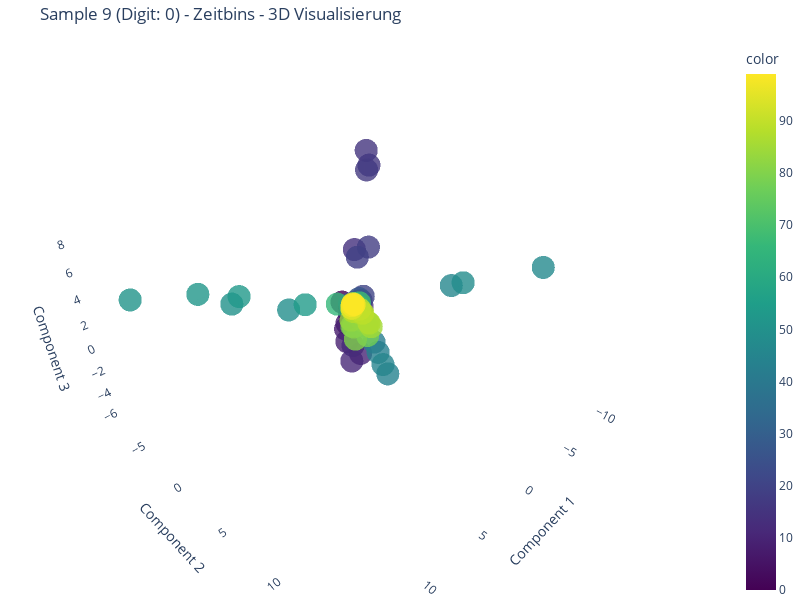
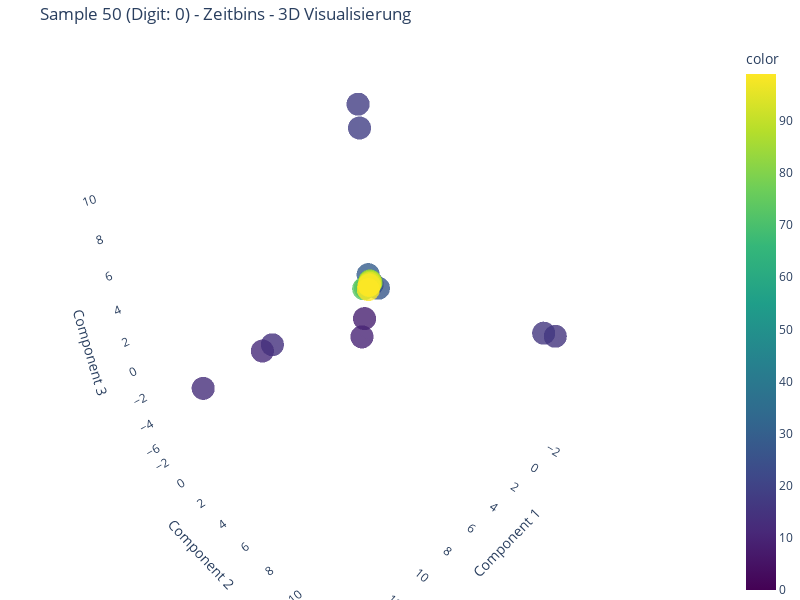

Notebook cell for these charts, in order:
### Code cell
# Flexible Zeitbin-Analyse für einzelne Samples
def analyze_single_sample_timebins(sample_idx, n_components=3, n_neighbors=5):
    """
    Analysiert die Zeitbins eines einzelnen Samples mit flexibler Konfiguration
    """
    print(f"🔍 Analysiere Sample {sample_idx}:")
    
    # Sample laden
    events, label = dataset[sample_idx]
    sample_frames = trans(events)
    
    # Frame-Analyse
    n_time_bins, features_per_timebin, total_features = analyze_frames_shape(sample_frames)
    
    # Zeitbins flatten: Jeder Zeitbin wird zu einem Feature-Vektor
    timebins_flattened = sample_frames.reshape(sample_frames.shape[0], -1)
    print(f"📊 Zeitbins shape: {timebins_flattened.shape}")
    
    # Robuste Parameter-Anpassung
    max_neighbors = min(n_neighbors, n_time_bins - 1)
    max_components = min(n_components, n_time_bins - 1)
    
    print(f"🔧 Angepasste Parameter: n_neighbors={max_neighbors}, n_components={max_components}")
    
    # Isomap auf die Zeitbins anwenden
    try:
        isomap_timebins = Isomap(n_components=max_components, n_neighbors=max_neighbors)
        X_timebins_result = isomap_timebins.fit_transform(timebins_flattened)
        print(f"✅ Isomap result: {X_timebins_result.shape}")
    except Exception as e:
        print(f"❌ Fehler bei Isomap: {e}")
        print("🔄 Verwende PCA als Fallback...")
        from sklearn.decomposition import PCA
        pca = PCA(n_components=max_components)
        X_timebins_result = pca.fit_transform(timebins_flattened)
        print(f"✅ PCA result: {X_timebins_result.shape}")
    
    # Sample-Info für Visualisierung
    sample_info = [(i, i) for i in range(n_time_bins)]  # (timebin_idx, timebin_idx)
    
    # Visualisierung
    create_flexible_3d_plot(
        X_timebins_result, 
        sample_info, 
        f"Sample {sample_idx} (Digit: {label}) - Zeitbins", 
        n_components
    )
    
    print(f"📊 Jetzt siehst du die {n_time_bins} Zeitbins als {n_time_bins} Punkte!")
    print(f"📊 Jeder Punkt repräsentiert einen Zeitbin (0-{n_time_bins-1})")
    print(f"📊 Die Farbe zeigt die zeitliche Reihenfolge der Zeitbins")
    
    return X_timebins_result, sample_info

# Test mit verschiedenen Samples
print("🧪 Test 1: Sample 9")
result1, info1 = analyze_single_sample_timebins(9, n_components=3, n_neighbors=5)

print("\n🧪 Test 2: Sample 50")
result2, info2 = analyze_single_sample_timebins(50, n_components=3, n_neighbors=5)

### Figure 1 — Plotly figure (JSON) as saved in the notebook; plotly's stock layout.template omitted (floating-point values rounded to 4 significant figures)
{"data": [{"hovertemplate": "Component 1=%{x}<br>Component 2=%{y}<br>Component 3=%{z}<br>color=%{marker.color}<extra></extra>", "legendgroup": "", "marker": {"color": [0, 1, 2, 3, 4, 5, 6, 7, 8, 9, 10, 11, 12, 13, 14, 15, 16, 17, 18, 19, 20, 21, 22, 23, 24, 25, 26, 27, 28, 29, 30, 31, 32, 33, 34, 35, 36, 37, 38, 39, 40, 41, 42, 43, 44, 45, 46, 47, 48, 49, 50, 51, 52, 53, 54, 55, 56, 57, 58, 59, 60, 61, 62, 63, 64, 65, 66, 67, 68, 69, 70, 71, 72, 73, 74, 75, 76, 77, 78, 79, 80, 81, 82, 83, 84, 85, 86, 87, 88, 89, 90, 91, 92, 93, 94, 95, 96, 97, 98, 99], "coloraxis": "coloraxis", "opacity": 0.8, "symbol": "circle"}, "mode": "markers", "name": "", "scene": "scene", "showlegend": false, "type": "scatter3d", "x": [0.829, 0.07627, 0.0873, 0.174, 0.2019, 0.3257, 0.4387, 0.72, 0.8971, 0.9004, -0.3696, -0.2493, -1.4, -4.118, -4.677, -9.402, -7.743, -7.332, -3.586, -2.328, -1.166, -0.8538, -0.3671, 0.04751, 0.2555, 0.01806, 0.06052, -0.3731, 0.02984, -0.2171, 0.02345, 0.07977, 0.1457, 0.1422, 0.1265, 0.1194, 0.1265, 0.1114, 0.1437, 0.1355, 0.03618, -0.004647, -1.014, -1.195, -1.677, -1.45, 0.2059, -0.578, 0.1716, 4.5, 8.009, 13.94, 9.815, 7.416, 3.259, -0.472, 0.1869, -0.4002, -0.3694, -0.3782, -0.3335, -0.3224, 0.1006, 0.06888, 0.08374, 0.1036, 1.589, -0.2757, -0.3003, -0.01766, 0.1066, 0.02377, 0.06739, 0.09355, -0.2026, 0.06196, 0.07187, -0.6233, -0.5796, 0.4244, 0.3646, 0.346, -0.4283, 0.3959, -0.8004, -0.9589, -0.4547, -0.8565, 0.1184, -0.5358, -0.3908, 0.1702, 0.1724, 0.1683, 0.1556, 0.1016, 0.1079, 0.1165, 0.05707, -0.02457], "y": [-0.2703, 0.05111, 0.04652, 0.01534, 0.02633, -0.005242, 0.09648, 0.09939, 0.1332, 0.2534, 0.4246, -0.4307, -1.469, -3.129, -4.585, -7.948, -6.003, -5.863, -1.938, -1.867, -0.08081, 0.001797, 0.3166, 0.05853, -0.08156, 0.04171, 0.04607, 0.2559, 0.04703, 0.1315, 0.07691, 0.04647, 0.06108, 0.05811, 0.05498, 0.05306, 0.05498, 0.05141, 0.06038, 0.05611, 0.1779, 0.2929, 1.238, 1.516, 2.149, 1.822, 8.85, 14.27, 9.67, -1.875, -3.553, -5.763, -4.653, -3.469, -1.526, 0.4046, 0.07498, 0.3413, 0.3057, 0.3349, 0.274, 0.2542, 0.049, 0.06546, 0.04678, 0.04953, 0.04302, 0.1082, 0.3877, 0.09033, 0.08276, 0.06405, 0.05641, 0.04751, -0.1358, 0.1263, 0.2304, 0.8204, 0.9666, 0.3033, 0.6232, 0.3982, 0.5925, 0.2052, 0.8018, 0.9816, 0.4701, 0.8633, 0.176, 0.4955, 0.3294, 0.07071, 0.06773, 0.06996, 0.06463, 0.04819, 0.04921, 0.05089, 0.04612, 0.1077], "z": [0.5707, 0.1773, 0.1446, 0.1232, 0.03894, 0.02821, -0.5528, -1.193, -1.609, -2.713, -4.443, -5.61, -5.251, -3.586, 1.03, 7.141, 6.912, 6.669, 2.729, 2.387, 0.2446, 0.04331, -0.31, -0.01615, 0.2326, 0.1647, 0.1901, 0.5674, 0.2401, 0.322, 0.05036, 0.1488, -0.0505, -0.01326, 0.01501, 0.03787, 0.01501, 0.06078, -0.04339, 0.008213, -0.3448, -0.7911, -3.258, -4.19, -6.248, -5.368, 5.798, 9.032, 6.35, 0.8811, 2.246, 4.332, 3.361, 2.623, 0.9021, -0.5984, -0.1655, -0.3793, -0.2755, -0.3472, -0.1606, -0.1138, 0.09448, 0.1089, 0.1392, 0.08604, 0.9004, -0.3837, 0.2869, 0.2221, 0.08818, 0.2129, 0.1568, 0.1286, -0.1466, -0.1102, -0.6022, -1.817, -2.542, -1.492, -2.565, -1.567, -1.301, -1.028, -1.527, -1.908, -0.7381, -1.593, -0.3818, -0.7008, -0.3468, -0.1418, -0.109, -0.1349, -0.08565, 0.1093, 0.09263, 0.06863, 0.2055, 0.1351]}], "layout": {"coloraxis": {"colorbar": {"title": {"text": "color"}}, "colorscale": [[0, "#440154"], [0.1111, "#482878"], [0.2222, "#3e4989"], [0.3333, "#31688e"], [0.4444, "#26828e"], [0.5556, "#1f9e89"], [0.6667, "#35b779"], [0.7778, "#6ece58"], [0.8889, "#b5de2b"], [1, "#fde725"]]}, "height": 600, "legend": {"tracegroupgap": 0}, "margin": {"b": 0, "l": 0, "r": 0, "t": 40}, "scene": {"bgcolor": "rgba(0,0,0,0)", "domain": {"x": [0, 1], "y": [0, 1]}, "xaxis": {"backgroundcolor": "rgba(0,0,0,0)", "gridcolor": "white", "showbackground": true, "title": {"text": "Component 1"}}, "yaxis": {"backgroundcolor": "rgba(0,0,0,0)", "gridcolor": "white", "showbackground": true, "title": {"text": "Component 2"}}, "zaxis": {"backgroundcolor": "rgba(0,0,0,0)", "gridcolor": "white", "showbackground": true, "title": {"text": "Component 3"}}}, "title": {"text": "Sample 9 (Digit: 0) - Zeitbins - 3D Visualisierung"}, "width": 800}}

### Figure 2 — Plotly figure (JSON) as saved in the notebook; plotly's stock layout.template omitted (floating-point values rounded to 4 significant figures)
{"data": [{"hovertemplate": "Component 1=%{x}<br>Component 2=%{y}<br>Component 3=%{z}<br>color=%{marker.color}<extra></extra>", "legendgroup": "", "marker": {"color": [0, 1, 2, 3, 4, 5, 6, 7, 8, 9, 10, 11, 12, 13, 14, 15, 16, 17, 18, 19, 20, 21, 22, 23, 24, 25, 26, 27, 28, 29, 30, 31, 32, 33, 34, 35, 36, 37, 38, 39, 40, 41, 42, 43, 44, 45, 46, 47, 48, 49, 50, 51, 52, 53, 54, 55, 56, 57, 58, 59, 60, 61, 62, 63, 64, 65, 66, 67, 68, 69, 70, 71, 72, 73, 74, 75, 76, 77, 78, 79, 80, 81, 82, 83, 84, 85, 86, 87, 88, 89, 90, 91, 92, 93, 94, 95, 96, 97, 98, 99], "coloraxis": "coloraxis", "opacity": 0.8, "symbol": "circle"}, "mode": "markers", "name": "", "scene": "scene", "showlegend": false, "type": "scatter3d", "x": [-0.078, -0.007077, 0.007185, -0.0308, -0.08125, -0.1268, -0.4089, -0.2438, -0.5137, -0.8324, -1.425, -0.6965, 9.354, 13.56, 8.609, -2.525, -2.371, -0.6538, -1.377, -1.187, -0.4808, -0.3706, -0.2508, -0.324, -0.07036, 0.02292, -0.09323, -0.06637, 0.06144, -0.003056, -0.02106, 0.08799, 0.07608, 0.03455, -0.07995, -0.1059, -0.1756, -0.195, -0.1985, -0.1175, -0.1451, -0.1543, -0.1268, -0.1848, -0.8506, -0.8905, -0.6587, -0.8924, -0.9362, -1.007, -0.8749, -0.9639, -0.5753, -0.7375, -0.4303, -0.3693, -0.3587, -0.2134, -0.1069, -0.1082, -0.01004, 0.05914, -0.06066, -0.0272, -0.0308, -0.06618, -0.06066, 0.0006709, 0.07109, 0.07227, 0.2759, 0.2816, 0.03455, 0.5973, 0.4227, -0.1009, -0.2364, -0.3442, -0.4757, -0.4514, -0.5701, -0.5078, -0.465, -0.6558, -0.5405, -0.6283, -0.5209, -0.5496, -0.4199, -0.3089, -0.2827, -0.1687, -0.2614, -0.2167, -0.1771, -0.02052, -0.0308, 0.05914, 0.09106, 0.1088], "y": [0.1676, -0.04347, -0.007682, -0.01478, -0.05856, -0.08788, -0.3687, -0.2069, -0.4556, -1.249, -2.088, -0.6562, 0.8976, 1.406, 0.8474, 11.97, 11.32, -0.4611, -2.372, -2.067, -0.3857, -0.2862, -0.1939, -0.1986, -0.0446, 0.02516, -0.1523, 0.7452, 0.04047, -0.1132, 0.1608, 0.07069, 0.04543, 0.03373, -0.05189, -0.04798, -0.137, -0.09798, -0.1141, -0.08072, -0.1022, -0.1094, -0.08724, -0.1445, -1.014, -1.067, -0.5961, -0.8466, -0.9409, -0.9796, -0.854, -0.942, -0.5072, -0.6432, -0.3431, -0.2881, -0.2953, -0.1492, -0.07331, -0.07355, 0.0007235, 0.05179, -0.03725, -0.01473, -0.01478, -0.04264, -0.03725, 0.008684, 0.0606, 0.0614, 0.2084, 0.2139, 0.03373, 0.08723, 0.06139, -0.1002, -0.1752, -0.2816, -0.396, -0.3626, -0.5005, -0.4351, -0.3217, -0.4831, -0.4482, -0.5419, -0.4426, -0.4819, -0.3336, -0.2516, -0.2136, -0.1285, -0.1968, -0.16, -0.1365, -0.00709, -0.01478, 0.05179, 0.067, 0.01979], "z": [0.06133, -0.08189, -0.04801, -0.02314, -0.05173, -0.05728, -0.2715, -0.1208, -0.3077, -3.704, -6.034, -0.4011, 0.2378, 0.4136, 0.2471, 0.8251, 0.7862, -0.3006, 10.74, 9.447, -0.1313, -0.1648, -0.1131, -0.135, -0.03689, -0.005047, -0.161, 0.02552, -0.01178, 0.6976, 0.08478, 0.01397, -0.009889, -0.001205, -0.04029, -0.05507, -0.08797, -0.07531, -0.09153, -0.05387, -0.06415, -0.0676, -0.05688, -0.09184, -1.025, -1.073, -0.3633, -0.5378, -0.6408, -0.6669, -0.565, -0.6216, -0.1902, -0.3896, -0.1899, -0.1593, -0.1008, -0.09492, -0.05058, -0.05047, -0.01607, 0.006839, -0.03348, -0.02465, -0.02314, -0.03942, -0.03348, -0.01247, 0.009532, 0.0111, 0.0728, 0.07719, -0.001205, -0.007943, -0.02313, -0.08781, -0.1001, -0.1656, -0.2247, -0.201, -0.2984, -0.2593, -0.2109, -0.3397, -0.2517, -0.3257, -0.2546, -0.1792, -0.1845, -0.08403, -0.1197, -0.07766, -0.1168, -0.09273, -0.04625, -0.01963, -0.02314, 0.006839, 0.007686, -0.3176]}], "layout": {"coloraxis": {"colorbar": {"title": {"text": "color"}}, "colorscale": [[0, "#440154"], [0.1111, "#482878"], [0.2222, "#3e4989"], [0.3333, "#31688e"], [0.4444, "#26828e"], [0.5556, "#1f9e89"], [0.6667, "#35b779"], [0.7778, "#6ece58"], [0.8889, "#b5de2b"], [1, "#fde725"]]}, "height": 600, "legend": {"tracegroupgap": 0}, "margin": {"b": 0, "l": 0, "r": 0, "t": 40}, "scene": {"bgcolor": "rgba(0,0,0,0)", "domain": {"x": [0, 1], "y": [0, 1]}, "xaxis": {"backgroundcolor": "rgba(0,0,0,0)", "gridcolor": "white", "showbackground": true, "title": {"text": "Component 1"}}, "yaxis": {"backgroundcolor": "rgba(0,0,0,0)", "gridcolor": "white", "showbackground": true, "title": {"text": "Component 2"}}, "zaxis": {"backgroundcolor": "rgba(0,0,0,0)", "gridcolor": "white", "showbackground": true, "title": {"text": "Component 3"}}}, "title": {"text": "Sample 50 (Digit: 0) - Zeitbins - 3D Visualisierung"}, "width": 800}}
